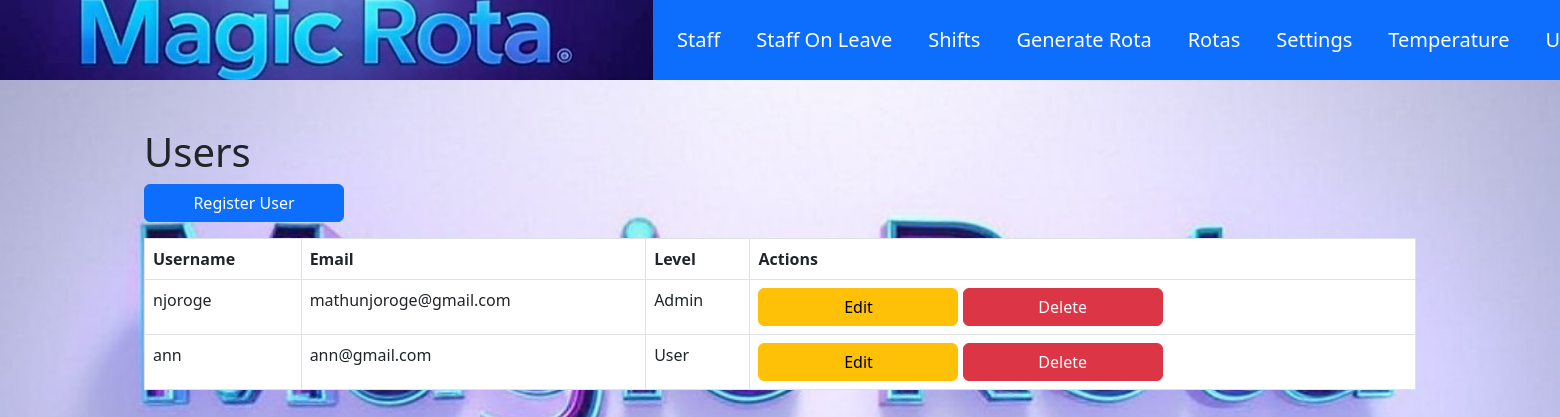
Screenshot of /users (signed in) with the database file from the repository.
### models/models.py (models this page shows)
class User(db.Model, UserMixin):
    id = db.Column(db.Integer, primary_key=True)
    username = db.Column(db.String(20), unique=True, nullable=False)
    email = db.Column(db.String(120), unique=True, nullable=False)
    password = db.Column(db.String(60), nullable=False)
    level = db.Column(db.Integer, default=0)  # New column with default value

### blueprints/members.py (the view)
@members_bp.route('/users')
@login_required
def users():
    all_users = User.query.all()  # Fetch all users from the database
    form = RegistrationForm()  # Instantiate the form here
    return render_template('users.html', users=all_users, form=form)  # Pass the form to the template

### app.py (called while the page is built)
@login_manager.user_loader
def load_user(user_id):
    return db.session.get(User, int(user_id))

@app.before_request
def update_session_timeout():
    if current_user.is_authenticated:
        session.permanent = True  # Extend the session lifetime for each request

### templates/users.html (shortened to what this page needs)
{% extends 'base.html' %}
{% block content %}
<div class="container mt-5">
    <h1>Users</h1>
    <button type="button" class="btn btn-primary mb-3" data-bs-toggle="modal" data-bs-target="#registerUserModal">
        Register User
    </button>
    <table class="table table-bordered">
        <thead class="thead-light">
            <tr>
                <th>Username</th>
                <th>Email</th>
                <th>Level</th>
                <th>Actions</th>
            </tr>
        </thead>
        <tbody>
            {% for user in users %}
            <tr>
                <td>{{ user.username }}</td>
                <td>{{ user.email }}</td>
                <td>{% if user.level == 1 %}Admin{% else %}User{% endif %}</td>
                <td>
                    <button type="button" class="btn btn-warning" data-bs-toggle="modal" data-bs-target="#editUserModal{{ user.id }}">
                        Edit
                    </button>
                    <form action="{{ url_for('members.delete_user', user_id=user.id) }}" method="post" style="display:inline-block;">
                        <button type="submit" class="btn btn-danger">Delete</button>
                    </form>
                </td>
            </tr>
            {% endfor %}
        </tbody>
    </table>
</div>
{% endblock %}

### static/styles.css (style rules this page uses)
button { align-self: center; width: 200px; }
body { background-image: url('/static/images/magic.jpeg'); background-size: cover; background-repeat: no-repeat; background-attachment: fixed; background-position: center; }

### rows the page displays
User: username "njoroge", email "mathunjoroge@gmail.com", level "Admin"
User: username "ann", email "ann@gmail.com", level "User"
